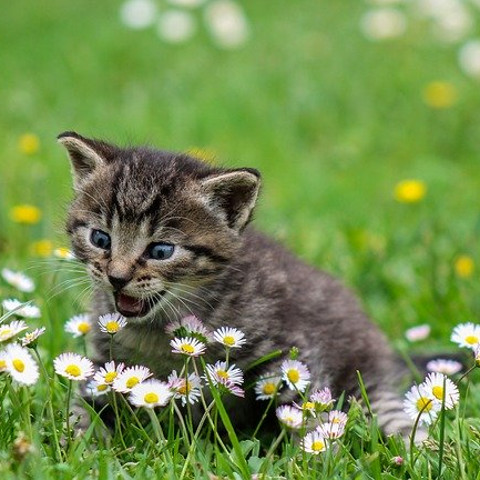
//> input picture day_1/cpp/color_spaces/data/kitty.jpg, 480 x 480 px
$ ./thresholding ../../../../day_1/cpp/color_spaces/data/kitty.jpg   (built with g++ and OpenCV 4)
//> lines starting //> are read from the running program, lines starting //| are printed output that depends on the picture; after the words box and inside, x2 and y2 are one past the last pixel; in counts of white or black regions, pixels touching at a corner belong together
/**
 * @file thresholding.cpp
 * @brief Illustrates Segmentation of an image using Simple Thresholding in OpenCV
 * @author opencv_daily
 * Contact: opencvdaily@gmail.com
 */

// C++ Includes
#include <cstdio>
#include <iostream>
#include <string>

// OpenCV Includes
#include <opencv2/core/core.hpp>
#include "opencv2/highgui/highgui.hpp"
#include "opencv2/imgproc/imgproc.hpp"


using cv::imshow;
using cv::waitKey;

int threshold_value = 0;
int threshold_type = 3;
int const max_value = 255;
int const max_type = 4;
int const max_binary_value = 255;

cv::Mat img, img_gray, input_img, segmented_img_mask;

cv::String window_name = "Segment Ball";


static void TrackbarThresholdingCallback(int, void*)
{
  /*
   0: Binary
   1: Binary Inverted
   2: Threshold Truncated
   3: Threshold to Zero
   4: Threshold to Zero Inverted
  */

  int threshold_type = 0;
  cv::threshold(input_img, segmented_img_mask, threshold_value, max_binary_value, threshold_type);
  imshow(window_name, segmented_img_mask);

  cv::Mat output_img, output_img2;
	img.copyTo(output_img, segmented_img_mask);
	img.copyTo(output_img2, ~segmented_img_mask);

	// Image with Just Ball
	imshow("Output Image", output_img);

	// Image with everything but Ball
	imshow("Output Image2", output_img2);
}


int main(int argc, char** argv)
{
  if (argc == 1)
  {
    std::cout << "\033[91mEnter File Path for Image and Run Again.\033[m" << std::endl;
  }
  else
  {
    std::string file_name = argv[1];

    img = cv::imread(file_name, 1);
//> img is the input picture: 480 rows x 480 cols, CV_8UC3; mean B, G, R 79.7, 141.6, 115.7

    if (img.empty())
    {
      std::cout << "\033[91mCannot read the image: " << file_name << "\033[m" << std::endl;
      return -1;
    }

    imshow("Input Image", img);
    waitKey(10);

    // Convert the image from BGR to Grayscale
    // cvtColor(img, img_gray, cv::COLOR_BGR2GRAY);

    cv::Mat hsv_img;
    cvtColor(img, hsv_img, cv::COLOR_BGR2HSV);
//> hsv_img: 480 rows x 480 cols, CV_8UC3; mean H, S, V 43.7, 116.7, 144.2

    // Array to Store HSV channels
    cv::Mat hsv[3];

    // Split hsv img
		cv::split(hsv_img, hsv);
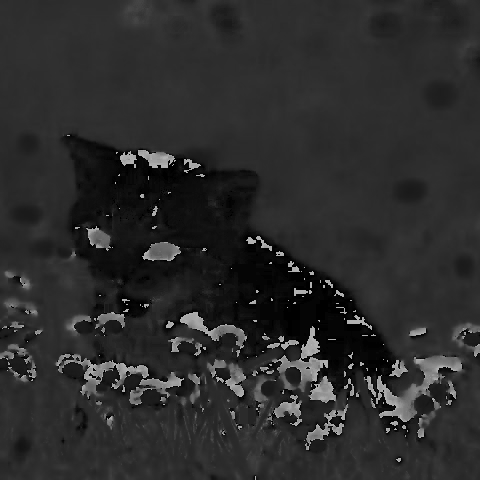
//> hsv[0]: 480 rows x 480 cols, CV_8UC1; min 0, max 179, mean 43.7
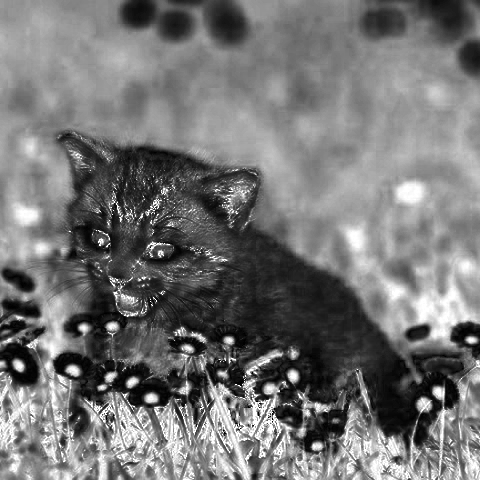
//> hsv[1]: 480 rows x 480 cols, CV_8UC1; min 0, max 255, mean 116.7
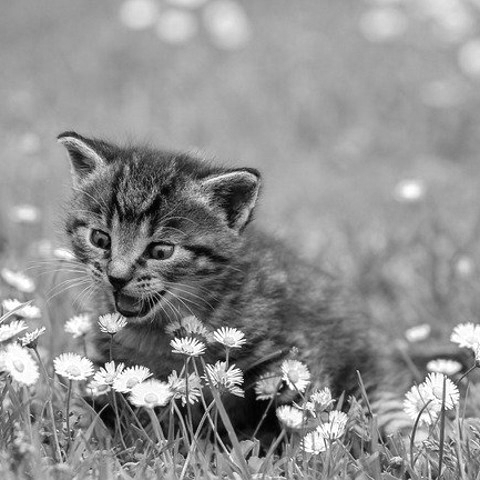
//> hsv[2]: 480 rows x 480 cols, CV_8UC1; min 0, max 255, mean 144.2

		input_img = hsv[0];

		imshow("Hue", hsv[0]);
		imshow("Saturation", hsv[1]);
		imshow("Value", hsv[2]);
		imshow("HSV Image", hsv_img);
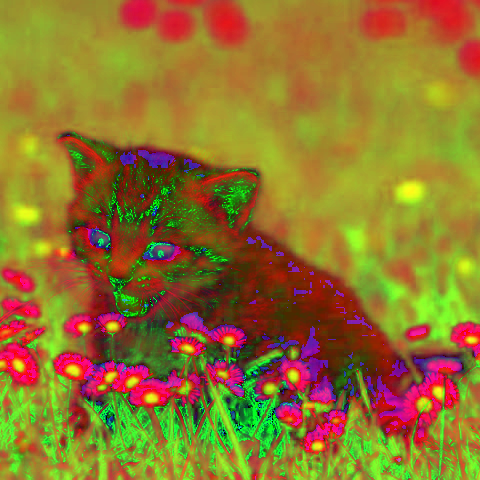
//> window 'HSV Image': 480 rows x 480 cols, CV_8UC3; mean B, G, R 43.7, 116.7, 144.2
    waitKey(0);


    // Must call namedWindow for Trackbar to appear
    cv::namedWindow(window_name, cv::WINDOW_AUTOSIZE); // Create a window to display results

    // Create a Trackbar to choose Threshold value
    cv::String trackbar_name = "Threshold Value";
    int max_position_of_slider = 255;
    cv::createTrackbar(trackbar_name,
                       window_name, &threshold_value,
                       max_position_of_slider, TrackbarThresholdingCallback);

    // Call the function to initialize
    TrackbarThresholdingCallback(0, 0);
//> in TrackbarThresholdingCallback, `cv::threshold(input_img, segmented_img_mask, threshold_value, max_bina..`:
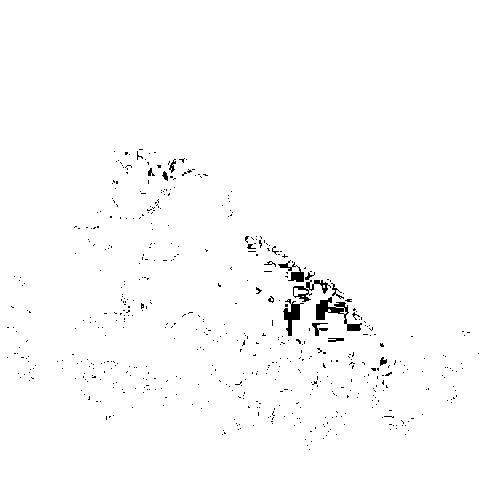
//> segmented_img_mask: 480 rows x 480 cols, CV_8UC1; 98.7% white; 552 black regions (537 under 20 px), largest, box (x1, y1, x2, y2) and area: (316, 297, 362, 331) 492, (283, 299, 304, 336) 310, (293, 280, 331, 302) 252
//> in TrackbarThresholdingCallback, `img.copyTo(output_img2, ~segmented_img_mask);`:
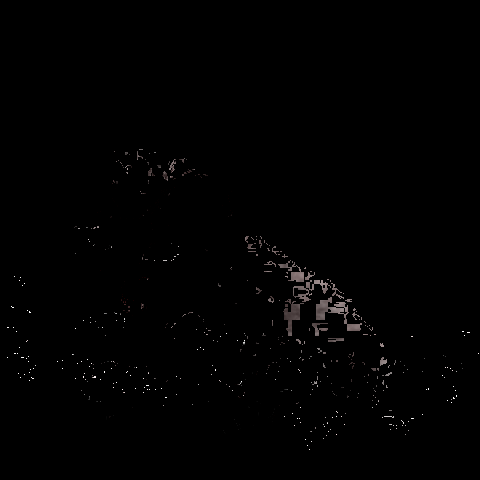
//> output_img2: 480 rows x 480 cols, CV_8UC3; mean B, G, R 1.2, 1.2, 1.4
    cv::waitKey(0);

  }
  return 0;
}
